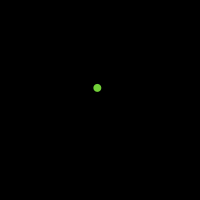
Frame 1 (no input)
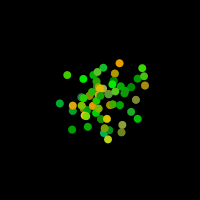
Frame 60 (the mouse pressed at the canvas centre just before this capture)
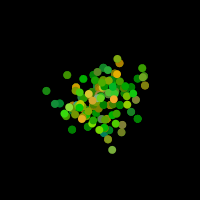
Frame 120 (the mouse held since frame 60 and released just before this capture)

The Processing sketch that drew these frames (run headless with seeded random() and noise(); from frame 60 on, the mouse is pressed at the canvas centre):

// Processing sketch: exo1_4
// ── exo1_4.pde
void setup(){
  size(200, 200);
  background(0);
}

void draw(){
  fill(0,1);
  rect(0,0, width,height);
  
  float r = randomGaussian();
  float g = randomGaussian();
  float b = randomGaussian();
  
  float sd = 100; float mean = 100;
  r= constrain((r*sd) + mean, 0, 255);
  
  sd=20; mean=200;
  g = constrain((g * sd) + mean, 0, 255);
  sd=50; mean=0;
  b= constrain((b * sd) + mean, 0, 255);
  
  float xloc = randomGaussian();
  float yloc = randomGaussian();
  
  sd = width/10;
  mean = width/2;
  xloc = (xloc * sd) + mean;
  yloc = (yloc * sd) + mean;
  
  noStroke();
  fill(r, g, b);
  ellipse(xloc, yloc, 8,8);
}
